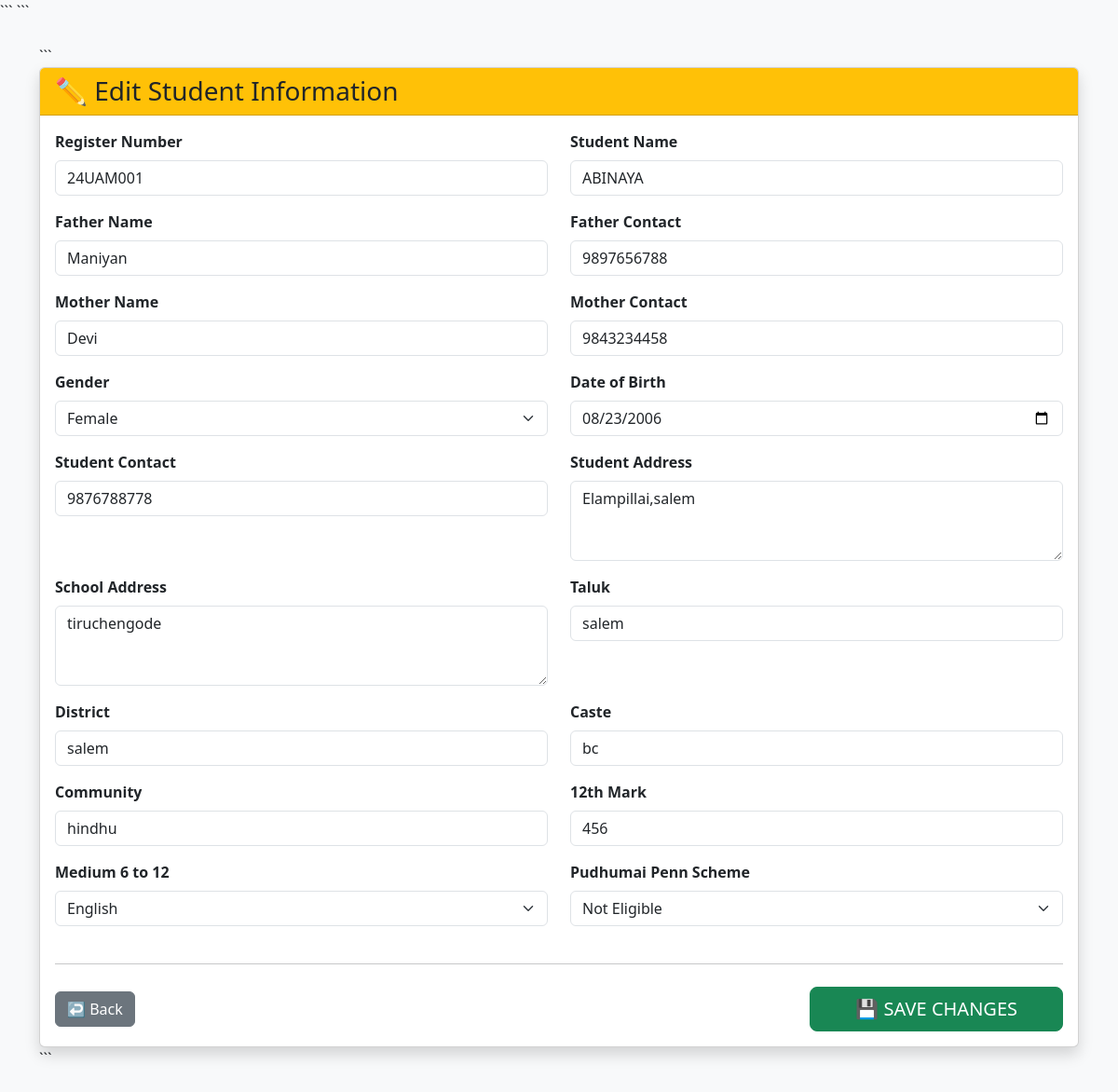
Screenshot of /edit_student/4 with the database file from the repository.
### tables this page shows
CREATE TABLE students (
            id INTEGER PRIMARY KEY AUTOINCREMENT,
            register_no TEXT UNIQUE NOT NULL,
            student_name TEXT,
            father_name TEXT,
            father_contact TEXT,
            mother_name TEXT,
            mother_contact TEXT,
            gender TEXT,
            dob TEXT,
            student_contact TEXT,
            student_address TEXT,
            school_address TEXT,
            taluk TEXT,
            district TEXT,
            caste TEXT,
            community TEXT,
            twelth_mark TEXT,
            medium TEXT,
            pudhumai_penn TEXT
        );

### app.py (the view)
@app.route("/edit_student/<int:student_id>")
def edit_student(student_id):
    conn = get_db_connection()
    student = conn.execute("""
        SELECT *
        FROM students
        WHERE id = ?
    """, (student_id,)).fetchone()
    conn.close()
    if student:
        return render_template(
            "edit_student.html",
            student=student
        )
    return render_template(
        "success.html",
        message="Student not found!"
    )

### app.py (called while the page is built)
def get_db_connection():
    conn = sqlite3.connect(DATABASE)
    conn.row_factory = sqlite3.Row
    return conn

### templates/edit_student.html (shortened to what this page needs)
<!DOCTYPE html>
<html lang="en">
<head>
<link href="https://cdn.jsdelivr.net/npm/bootstrap@5.3.3/dist/css/bootstrap.min.css"
      rel="stylesheet">
```
</head>
<body class="bg-light">
<div class="container py-4">
```
<div class="card shadow">
    <div class="card-header bg-warning text-dark">
        <h3 class="mb-0">✏️ Edit Student Information</h3>
    </div>
    <div class="card-body">
        <form action="{{ url_for('update_student', student_id=student['id']) }}"
              method="POST">
            <div class="row">
                <div class="col-md-6 mb-3">
                    <label class="form-label fw-bold">Register Number</label>
                    <input type="text"
                           name="register_no"
                           class="form-control"
                           value="{{ student['register_no'] }}"
                           required>
                </div>
                <div class="col-md-6 mb-3">
                    <label class="form-label fw-bold">Student Name</label>
                    <input type="text"
                           name="student_name"
                           class="form-control"
                           value="{{ student['student_name'] }}">
                </div>
                <div class="col-md-6 mb-3">
                    <label class="form-label fw-bold">Father Name</label>
                    <input type="text"
                           name="father_name"
                           class="form-control"
                           value="{{ student['father_name'] }}">
                </div>
                <div class="col-md-6 mb-3">
                    <label class="form-label fw-bold">Father Contact</label>
                    <input type="text"
                           name="father_contact"
                           class="form-control"
                           value="{{ student['father_contact'] }}">
                </div>
                <div class="col-md-6 mb-3">
                    <label class="form-label fw-bold">Mother Name</label>
                    <input type="text"
                           name="mother_name"
                           class="form-control"
                           value="{{ student['mother_name'] }}">
                </div>
                <div class="col-md-6 mb-3">
                    <label class="form-label fw-bold">Mother Contact</label>
                    <input type="text"
                           name="mother_contact"
                           class="form-control"
                           value="{{ student['mother_contact'] }}">
                </div>
                <div class="col-md-6 mb-3">
                    <label class="form-label fw-bold">Gender</label>
                    <select name="gender" class="form-select">
                        <option value="Female"
                            {% if student['gender'] == 'Female' %}selected{% endif %}>
                            Female
                        </option>
                    </select>
                </div>
                <div class="col-md-6 mb-3">
                    <label class="form-label fw-bold">Date of Birth</label>
                    <input type="date"
                           name="dob"
                           class="form-control"
                           value="{{ student['dob'] }}">
                </div>
                <div class="col-md-6 mb-3">
                    <label class="form-label fw-bold">Student Contact</label>
                    <input type="text"
                           name="student_contact"
                           class="form-control"
                           value="{{ student['student_contact'] }}">
                </div>
                <div class="col-md-6 mb-3">
                    <label class="form-label fw-bold">Student Address</label>
                    <textarea name="student_address"
                              class="form-control"
                              rows="3">{{ student['student_address'] }}</textarea>
                </div>
                <div class="col-md-6 mb-3">
                    <label class="form-label fw-bold">School Address</label>
                    <textarea name="school_address"
                              class="form-control"
                              rows="3">{{ student['school_address'] }}</textarea>
                </div>
                <div class="col-md-6 mb-3">
                    <label class="form-label fw-bold">Taluk</label>
                    <input type="text"
                           name="taluk"
                           class="form-control"
                           value="{{ student['taluk'] }}">
                </div>
                <div class="col-md-6 mb-3">
                    <label class="form-label fw-bold">District</label>
                    <input type="text"
                           name="district"
                           class="form-control"
                           value="{{ student['district'] }}">
                </div>
                <div class="col-md-6 mb-3">
                    <label class="form-label fw-bold">Caste</label>
                    <input type="text"
                           name="caste"
                           class="form-control"
                           value="{{ student['caste'] }}">
                </div>
                <div class="col-md-6 mb-3">
                    <label class="form-label fw-bold">Community</label>
                    <input type="text"
                           name="community"
                           class="form-control"
                           value="{{ student['community'] }}">
                </div>
                <div class="col-md-6 mb-3">
                    <label class="form-label fw-bold">12th Mark</label>
                    <input type="text"
                           name="twelth_mark"
                           class="form-control"
                           value="{{ student['twelth_mark'] }}">
                </div>
                <div class="col-md-6 mb-3">
                    <label class="form-label fw-bold">
                        Medium 6 to 12
                    </label>
                    <select name="medium" class="form-select">
                        <option value="English"
                            {% if student['medium'] == 'English' %}selected{% endif %}>
                            English
                        </option>
                    </select>
                </div>
                <div class="col-md-6 mb-3">
                    <label class="form-label fw-bold">
                        Pudhumai Penn Scheme
                    </label>
                    <select name="pudhumai_penn" class="form-select">
                        <option value="Not Eligible"
                            {% if student['pudhumai_penn'] == 'Not Eligible' %}selected{% endif %}>
                            Not Eligible
                        </option>
                    </select>
                </div>
            </div>
            <hr class="my-4">
            <div class="d-flex justify-content-between align-items-center">
                <a href="{{ url_for('students') }}"
                   class="btn btn-secondary">
                    ↩️ Back
                </a>
                <button type="submit"
                        class="btn btn-success btn-lg px-5">
                    💾 SAVE CHANGES
                </button>
            </div>
        </form>
    </div>
</div>
```
</div>
</body>
</html>

### rows the page displays
students: register_no "24UAM001", student_name "ABINAYA", father_name "Maniyan", father_contact "9897656788", mother_name "Devi", mother_contact "9843234458", gender "Female", dob "08/23/2006", student_contact "9876788778", student_address "Elampillai,salem", school_address "tiruchengode", taluk "salem", district "salem", caste "bc", community "hindhu", twelth_mark "456", medium "English", pudhumai_penn "Not Eligible"
